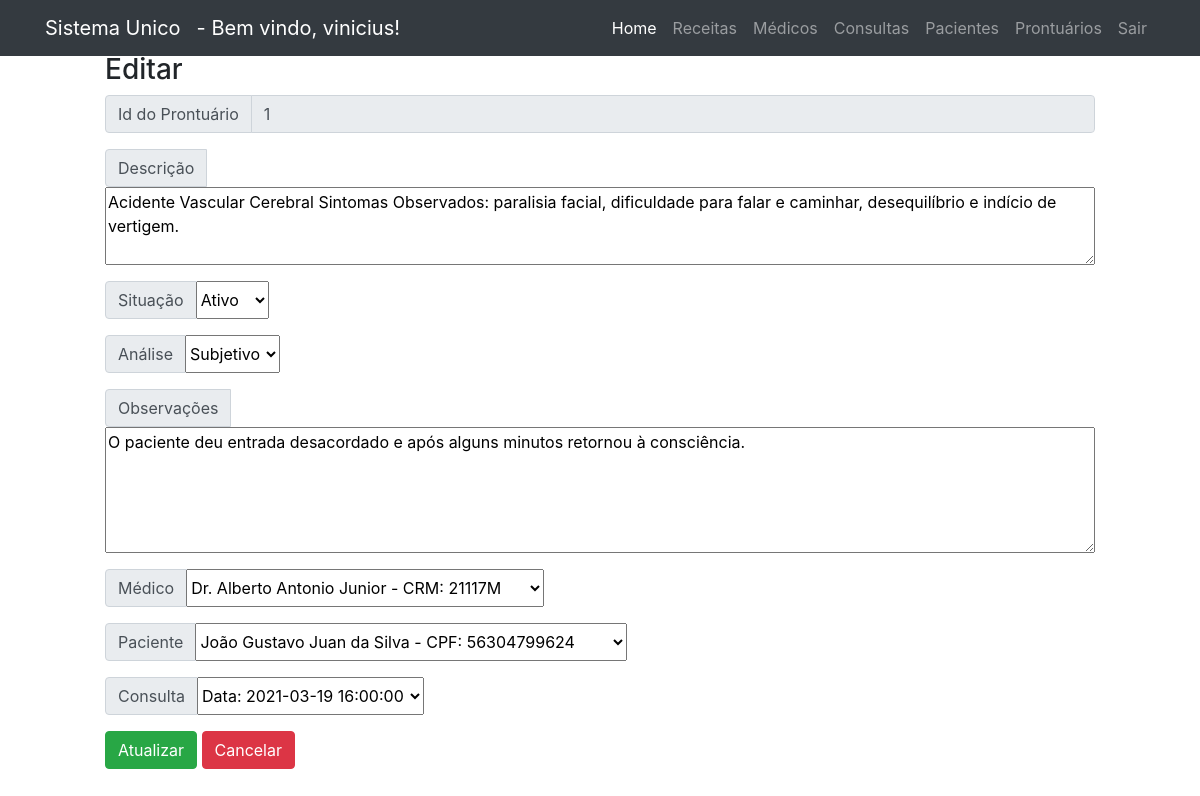
The page /public/medicalRecord/editMedicalRecord.php?id=1 (signed in) on the database its author committed.
### tables this page shows
CREATE TABLE `usuarios` (
  `id_usuario` int(11) NOT NULL,
  `user` varchar(20) DEFAULT NULL,
  `senha` varchar(100) DEFAULT NULL,
  `prioridade` int(11) DEFAULT NULL,
  `nome` varchar(100) DEFAULT NULL
);

CREATE TABLE `prontuario` (
  `prontuario_id` int(11) NOT NULL,
  `problema` varchar(200) NOT NULL,
  `situacao` varchar(7) NOT NULL,
  `analise` varchar(20) NOT NULL,
  `observacoes` varchar(500) NOT NULL,
  `crm_medico` varchar(6) NOT NULL,
  `paciente_cpf` varchar(11) NOT NULL,
  `id_consulta` int(11) NOT NULL
);

### public/medicalRecord/editMedicalRecord.php (the view, shortened to what this page needs)
<?php
    include("../templates/header.php");
    include_once("../../data/db_connection.php");
?>
<?php
    if (isset ($_GET["id"])) {
        $id = $_GET["id"];
        $sql = "SELECT * FROM prontuario WHERE prontuario_id = '". $id . "'";
        $resultado = $connection->query($sql);
        $prontuario = $resultado->fetch_assoc();
?>
<div class="form">
        <form action="updateMedicalRecord.php" method="POST" style="margin-left: 100px; margin-right: 100px;">
            <h3>Editar</h3>
            <div class="input-group mb-3">
                <div class="input-group-prepend">
                    <span class="input-group-text" id="inputGroup-sizing-default">Id do Prontuário</span>
                </div>
                <input type="number" name="prontuarioId" class="form-control input-sm" id="prontuarioId" aria-label="Default" aria-describedby="inputGroup-sizing-default" value="<?php echo $prontuario["prontuario_id"]?>" readonly>
            </div>
            <div class="input-group mb-3">
                <div class="input-group-prepend">
                    <span class="input-group-text" id="inputGroup-sizing-default">Descrição</span>
                </div>
                <textarea name="problema" id="problema" cols="100" rows="3" maxlength="200"><?php echo $prontuario["problema"]?></textarea>
            </div>
            <div class="input-group mb-3">
                <div class="input-group-prepend">
                    <span class="input-group-text" id="inputGroup-sizing-default">Situação</span>
                </div>
                <select name="situacao" id="situacao">
                <?php
                    if(strcmp($prontuario["situacao"], "ativo") == 0)
                    {
                ?>
                        <option value="ativo" selected>Ativo</option>
                <?php
                    }
                    else
                    {
                ?>
                        <option value="ativo">Ativo</option>
                        <option value="inativo" selected>Inativo</option>
                <?php
                    }
                ?>
                </select>
            </div>
            <div class="input-group mb-3">
                <div class="input-group-prepend">
                    <span class="input-group-text" id="inputGroup-sizing-default">Análise</span>
                </div>
                <select name="analise" id="analise">
                    <?php
                        $analise = $prontuario["analise"];
                        if(strcmp($analise, "subjetivo") == 0)
                        {
                    ?>
                            <option value="subjetivo" selected>Subjetivo</option>
                    <?php
                        }
                    ?>
                </select>
            </div>
            <div class="input-group mb-3">
                <div class="input-group-prepend">
                    <span class="input-group-text" id="inputGroup-sizing-default">Observações</span>
                </div>
                <textarea name="observacao" id="observacao" cols="107" rows="5" maxlength="500"><?php echo $prontuario["observacoes"]?></textarea>
            </div>
            <div class="input-group mb-3">
                <div class="input-group-prepend">
                    <span class="input-group-text" id="inputGroup-sizing-default">Médico</span>
                </div>
                <select class="form-select" name="crm_medico" id="crm_medico">
                    <?php
                        $sqlQuery = "SELECT * FROM medico ORDER BY nome";
                        $medicos = $connection -> query($sqlQuery);
                        if($medicos -> num_rows > 0)
                        {
                            while($row = $medicos -> fetch_assoc()){
                                if(strcmp($prontuario["crm_medico"], $row["CRM"]) == 0)
                                {
                    ?>
                                    <option value="<?php echo $row["CRM"]?>" selected>
                                        <?php echo $row["nome"] . " - CRM: " . $row["CRM"]?>
                                    </option>
                            <?php
                                }
                                else
                                {
                            ?>
                                    <option value="<?php echo $row["CRM"]?>">
                                        <?php echo $row["nome"] . " - CRM: " . $row["CRM"]?>
                                    </option>
                            <?php
                                }
                            }
                        }
                    ?>
                </select>
            </div>
            <div class="input-group mb-3">
                <div class="input-group-prepend">
                    <span class="input-group-text" id="inputGroup-sizing-default">Paciente</span>
                </div>
                <select class="form-select" name="paciente_cpf" id="paciente_cpf">
                    <?php
                        $sqlQuery = "SELECT * FROM paciente ORDER BY nome";
                        $pacientes = $connection -> query($sqlQuery);
                        if($pacientes -> num_rows > 0)
                        {
                            while($row = $pacientes -> fetch_assoc()){
                                if(strcmp($prontuario["paciente_cpf"], $row["CPF"]) == 0)
                                {
                    ?>
                                    <option value="<?php echo $row["CPF"]?>" selected>
                                        <?php echo $row["nome"] . " - CPF: " . $row["CPF"]?>
                                    </option>
                            <?php
                                }
                                else
                                {
                            ?>
                                        <option value="<?php echo $row["CPF"]?>">
                                        <?php echo $row["nome"] . " - CPF: " . $row["CPF"]?>
                                        </option>
                            <?php
                                }
                            }
                        }
                    ?>
                </select>
            </div>
                <div class="input-group mb-3">
                <div class="input-group-prepend">
                    <span class="input-group-text" id="inputGroup-sizing-default">Consulta</span>
                </div>
                <select class="form-select" name="id_consulta" id="id_consulta">
                    <?php
                        $sqlQuery = "SELECT * FROM consulta";
                        $consultas = $connection -> query($sqlQuery);
                        if($consultas -> num_rows > 0)
                        {
                            while($row = $consultas -> fetch_assoc()){
                                if(strcmp($prontuario["id_consulta"], $row["consulta_id"]) == 0)
                                {
                    ?>
                                    <option value="<?php echo $row["consulta_id"]?>" selected>
                                        <?php echo "Data: " . $row["data_consulta"]?>
                                    </option>
                            <?php
                                }
                                else
                                {
                            ?>
                                    <option value="<?php echo $row["consulta_id"]?>">
                                        <?php echo "Data: " . $row["data_consulta"]?>
                                    </option>
                            <?php
                                }
                            }
                        }
                    ?>
                </select>
            </div>
            <div class="buttons">
                <input type="submit" class="btn btn-success" value="Atualizar">
                <input type="reset" class="btn btn-danger" value="Cancelar">
            </div>
        </form>
    </div>
<?php
    }
?>

### public/templates/header.php (shortened to what this page needs)
<?php
include_once("../../data/db_connection.php");
?>
<!DOCTYPE html>
<html lang="en">
<head>
  <link rel="stylesheet" href="https://maxcdn.bootstrapcdn.com/bootstrap/4.5.2/css/bootstrap.min.css">
  <link rel="stylesheet" href="../styles/main.css" />
</head>
<body>
  <nav class="navbar navbar-expand-lg navbar-dark bg-dark fixed-top">
    <div class="container">
      <a class="navbar-brand" href="#">Sistema Unico</a>
      <?php
if (isset($_SESSION['paciente'])) {
  $id=$_SESSION['paciente'];
}else{
  if (isset($_SESSION['medico'])) {
    $id=$_SESSION['medico'];
}else{
  if (isset($_SESSION['adm'])) {
    $id=$_SESSION['adm'];
  }
}
}
      if (isset($_SESSION['paciente']) or isset($_SESSION['medico']) or isset($_SESSION['adm'])) {
      $sql3 = "SELECT nome from  usuarios where id_usuario = $id";
      $resultado3 = $connection->query($sql3);
      $row = $resultado3->fetch_assoc();
      $nome=$row["nome"];
      ?>
        <a class="navbar-brand" href="#"><?php echo "- Bem vindo, ".$nome."!"; ?></a>
      <?php
      }
      ?>
      <div class="collapse navbar-collapse" id="navbarResponsive">
        <ul class="navbar-nav ml-auto">
          <?php
          if (isset($_SESSION['medico']) or isset($_SESSION['paciente']) or isset($_SESSION['adm'])) {
          ?>
            <li class="nav-item active">
              <a class="nav-link" href="../home/home.php">Home
              </a>
            </li>
            <li class="nav-item">
              <a class="nav-link" href="../prescription/listPrescription.php">Receitas</a>
            </li>
          <?php
          }
          ?>
          <?php
          if (isset($_SESSION['adm'])) {
          ?>
            <li class="nav-item">
              <a class="nav-link" href="../doctor/listDoctor.php">Médicos</a>
            </li>
          <?php
          }
          ?>
          <?php
          if (isset($_SESSION['adm']) or isset($_SESSION['medico'])) {
          ?>
            <li class="nav-item">
              <a class="nav-link" href="../medicalConsultation/listMedicalConsult.php">Consultas</a>
            </li>
            <li class="nav-item">
              <a class="nav-link" href="../patient/listPatient.php">Pacientes</a>
            </li>
            <li class="nav-item">
              <a class="nav-link" href="../medicalRecord/listMedicalRecord.php">Prontuários</a>
            </li>
          <?php
          }
          ?>
          <?php
          if (isset($_SESSION['medico']) or isset($_SESSION['paciente']) or isset($_SESSION['adm'])) {
          ?>
            <li class="nav-item">
              <a class="nav-link" href="../auth/sair.php">Sair</a>
            </li>
          <?php
          }
          ?>
        </ul>
      </div>
    </div>
  </nav>
  <br>
  <br>
</body>
</html>

### public/styles/main.css (style rules this page uses)
body { padding: 5px; }

### rows shown on the page
usuarios: nome "vinicius"
prontuario: prontuarioId "1", problema "Acidente Vascular Cerebral Sintomas Observados: paralisia facial, dificuldade para falar e caminhar, desequilíbrio e indício de vertigem.", situacao "Ativo", analise "Subjetivo", observacao "O paciente deu entrada desacordado e após alguns minutos retornou à consciência."

### other values the page prints
form field crm_medico "Dr. Alberto Antonio Junior - CRM: 21117M"
form field paciente_cpf "João Gustavo Juan da Silva - CPF: 56304799624"
